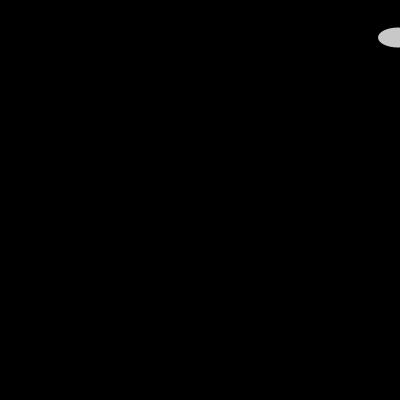
Frame 1 (no input)
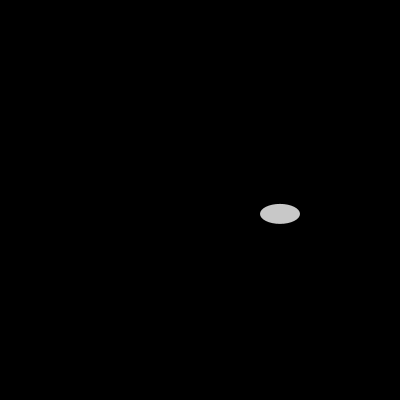
Frame 60 (the mouse pressed at the canvas centre just before this capture)
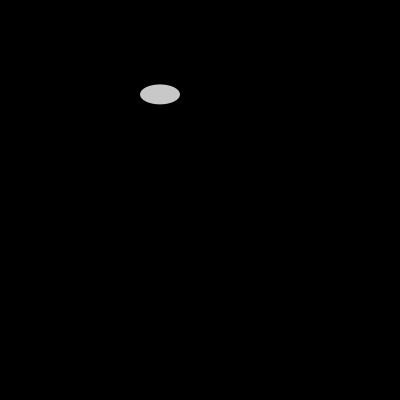
Frame 120 (the mouse held since frame 60 and released just before this capture)

The Processing sketch that drew these frames (run headless with seeded random() and noise(); from frame 60 on, the mouse is pressed at the canvas centre):

// Processing sketch: processing_130148
// ── processing_130148.pde

float katsinusa=random(80);


void setup()
{
  size(400, 400);  
  background(0);
  fill(200);
  noStroke();
  frameRate(25);
}

void draw()
{
  katsinusa+=0.2;
  background(0);

  ellipse(width-frameCount*2, 


  height/2-(

  sin ( katsinusa ) * 60 
    +  
    sin ( katsinusa/2 ) * 40 
    +
    cos ( katsinusa/4 ) * 80

    )
    , 40, 20);
}
